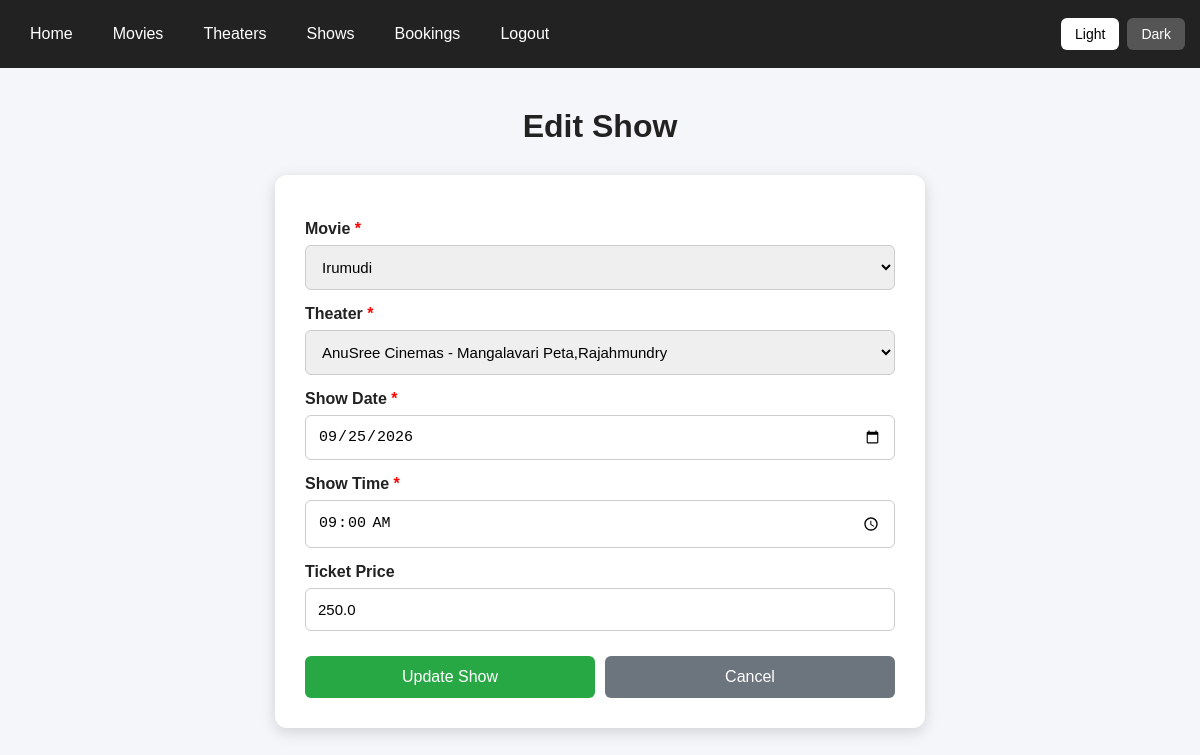
Page /shows/edit/1 (signed in) on the committed database.
### tables this page shows
CREATE TABLE shows (
            id INTEGER PRIMARY KEY AUTOINCREMENT,
            movie_id INTEGER NOT NULL,
            theater_id INTEGER NOT NULL,
            show_date TEXT NOT NULL,
            show_time TEXT NOT NULL,
            ticket_price REAL DEFAULT 0,
            FOREIGN KEY(movie_id) REFERENCES movies(id),
            FOREIGN KEY(theater_id) REFERENCES theaters(id)
        );

CREATE TABLE movies (
            id INTEGER PRIMARY KEY AUTOINCREMENT,
            name TEXT NOT NULL,
            genre TEXT NOT NULL,
            duration INTEGER NOT NULL,
            language TEXT NOT NULL
        );

CREATE TABLE theaters (
            id INTEGER PRIMARY KEY AUTOINCREMENT,
            name TEXT NOT NULL,
            location TEXT NOT NULL,
            seats INTEGER NOT NULL
        );

### server.py (the view, shortened to what this page needs)
@app.route(
    "/shows/edit/<int:id>",
    methods=["GET", "POST"]
)
@login_required
def edit_show(id):
    conn = db()
    show = conn.execute(
        """
        SELECT *
        FROM shows
        WHERE id = ?
        """,
        (id,)
    ).fetchone()
    movies = conn.execute(
        """
        SELECT *
        FROM movies
        ORDER BY id ASC
        """
    ).fetchall()
    theaters = conn.execute(
        """
        SELECT *
        FROM theaters
        ORDER BY id ASC
        """
    ).fetchall()
    conn.close()
    return render_template(
        "show_form.html",
        show=show,
        movies=movies,
        theaters=theaters,
        edit_mode=True
    )

### server.py (called while the page is built, shortened)
def db():
    conn = sqlite3.connect(DB)
    conn.row_factory = sqlite3.Row
    return conn

def login_required(view):
    @wraps(view)
    def wrapped(*args, **kwargs):
        return view(*args, **kwargs)
    return wrapped

### templates/show_form.html (shortened to what this page needs)
<!DOCTYPE html>
<html lang="en">
<head>
</head>
<body>
    <nav>
        <a href="{{ url_for('home') }}">
            Home
        </a>
        <a href="{{ url_for('movies') }}">
            Movies
        </a>
        <a href="{{ url_for('theaters') }}">
            Theaters
        </a>
        <a href="{{ url_for('shows') }}">
            Shows
        </a>
        <a href="{{ url_for('bookings') }}">
            Bookings
        </a>
        <a href="{{ url_for('logout') }}">
            Logout
        </a>
        <div class="theme-buttons">
            <button
                type="button"
                class="light-btn"
                onclick="setLight()">
                Light
            </button>
            <button
                type="button"
                class="dark-btn"
                onclick="setDark()">
                Dark
            </button>
        </div>
    </nav>
    <div class="container">
        <h1>
            {% if edit_mode %}
                Edit Show
            {% else %}
                Add Show
            {% endif %}
        </h1>
        <div class="form-card">
            <form method="POST">
                <label for="movie_id">
                    Movie <span class="required">*</span>
                </label>
                <select
                    id="movie_id"
                    name="movie_id"
                    required>
                    {% for movie in movies %}
                        <option
                            value="{{ movie['id'] }}"
                            {% if show and show['movie_id']|int == movie['id']|int %}
                                selected
                            {% endif %}
                        >
                            {{ movie['name'] }}
                        </option>
                    {% endfor %}
                </select>
                <label for="theater_id">
                    Theater <span class="required">*</span>
                </label>
                <select
                    id="theater_id"
                    name="theater_id"
                    required>
                    {% for theater in theaters %}
                        <option
                            value="{{ theater['id'] }}"
                            {% if show and show['theater_id']|int == theater['id']|int %}
                                selected
                            {% endif %}
                        >
                            {{ theater['name'] }}
                            {% if theater['location'] %}
                                - {{ theater['location'] }}
                            {% endif %}
                        </option>
                    {% endfor %}
                </select>
                <label for="show_date">
                    Show Date <span class="required">*</span>
                </label>
                <input
                    type="date"
                    id="show_date"
                    name="show_date"
                    value="{% if show %}{{ show['show_date'] }}{% endif %}"
                    required>
                <label for="show_time">
                    Show Time <span class="required">*</span>
                </label>
                <input
                    type="time"
                    id="show_time"
                    name="show_time"
                    value="{% if show %}{{ show['show_time'] }}{% endif %}"
                    required>
                <label for="ticket_price">
                    Ticket Price
                </label>
                <input
                    type="number"
                    id="ticket_price"
                    name="ticket_price"
                    min="0"
                    step="0.01"
                    placeholder="Enter ticket price"
                    value="{% if show %}{{ show['ticket_price'] or 0 }}{% else %}0{% endif %}">
                <div class="button-group">
                    <button
                        type="submit"
                        class="submit-btn">
                        {% if edit_mode %}
                            Update Show
                        {% else %}
                            Add Show
                        {% endif %}
                    </button>
                    <a
                        href="{{ url_for('shows') }}"
                        class="cancel-btn">
                        Cancel
                    </a>
                </div>
            </form>
        </div>
    </div>
</body>
</html>

### templates/show_form.html (style rules this page uses)
* { box-sizing: border-box; }
body { margin: 0; font-family: Arial, sans-serif; background: #f4f6f9; color: #222; transition: 0.3s; }
nav { background: #222; padding: 15px; display: flex; align-items: center; gap: 10px; flex-wrap: wrap; }
nav a { color: white; text-decoration: none; padding: 10px 15px; border-radius: 6px; }
.theme-buttons { margin-left: auto; display: flex; gap: 8px; }
.theme-buttons button { border: none; padding: 8px 14px; border-radius: 6px; cursor: pointer; font-size: 14px; }
.light-btn { background: white; color: black; }
.dark-btn { background: #555; color: white; }
.container { width: 90%; max-width: 650px; margin: 40px auto; }
h1 { text-align: center; margin-bottom: 30px; }
.form-card { background: white; padding: 30px; border-radius: 12px; box-shadow: 0 4px 15px rgba(0, 0, 0, 0.15); }
label { display: block; margin-top: 15px; margin-bottom: 7px; font-weight: bold; }
input, select { width: 100%; padding: 12px; border: 1px solid #ccc; border-radius: 6px; font-size: 15px; outline: none; }
.button-group { margin-top: 25px; display: flex; gap: 10px; }
.submit-btn { flex: 1; background: #28a745; color: white; border: none; padding: 12px; border-radius: 6px; cursor: pointer; font-size: 16px; }
.cancel-btn { flex: 1; background: #6c757d; color: white; text-decoration: none; text-align: center; padding: 12px; border-radius: 6px; }
.required { color: red; }

### rows in the picture
shows: movie_id "Irumudi", theater_id "AnuSree Cinemas - Mangalavari Peta,Rajahmundry", show_date "09/25/2026", show_time "09:00", ticket_price "250.0"
